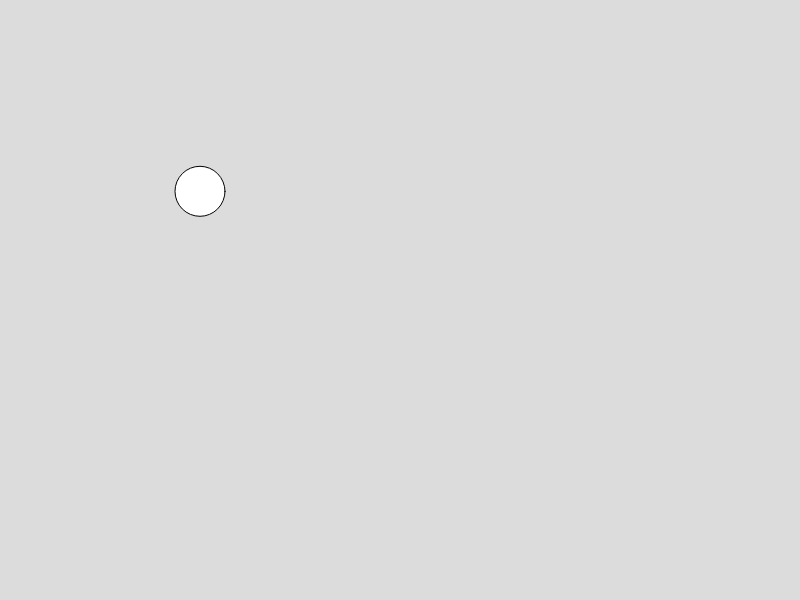
Frame 1 (no input)
Frame 60 (no input): blank canvas, image omitted
Frame 120 (the mouse pressed at the canvas centre since frame 60): blank canvas, image omitted

The p5.js sketch that drew this single still picture (run headless with seeded random() and noise() and a simulated clock; from frame 60 on, the mouse is pressed at the canvas centre):

// p5.js sketch
// ── sketch.js
let YP = 190;
let ySpeed = 1;
let yA = 0.3;

function setup() {
    createCanvas(800, 600);
}

function draw() {
    background(220);
    ySpeed = ySpeed + yA;
    YP = YP + ySpeed;
    circle(200, YP, 50);
    if (keyIsDown("ArrowUp")){
        console.log("Key pressed");
        ySpeed = -5;
    }
}
